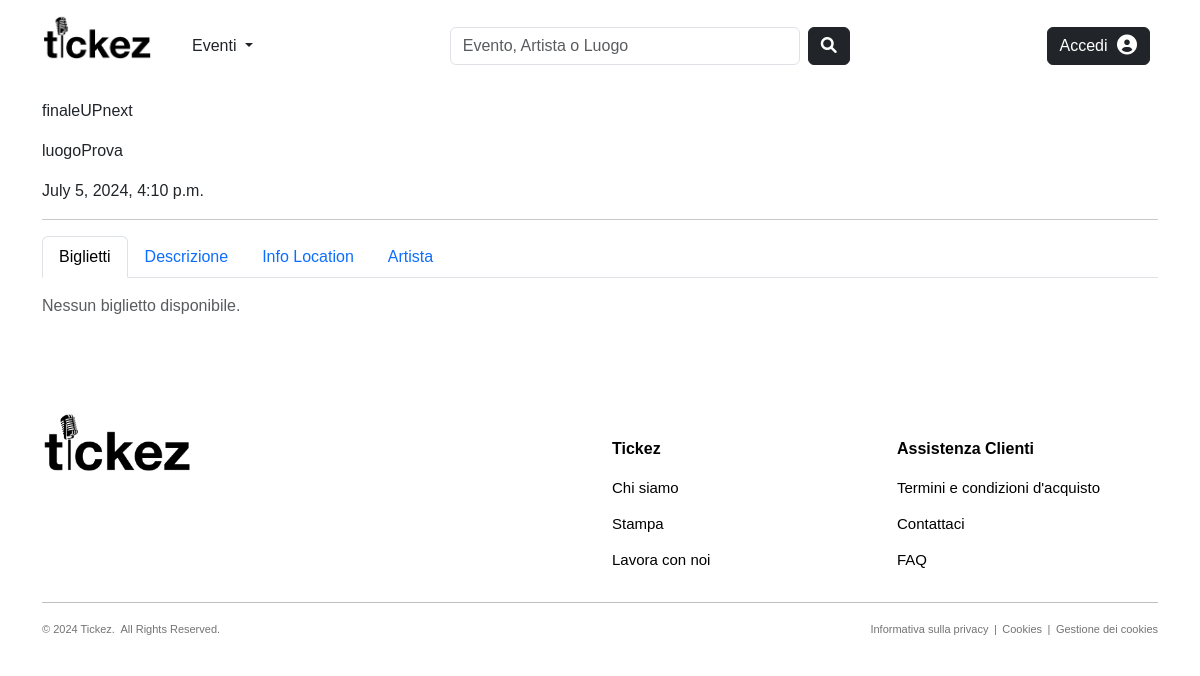
/products/events/finaleupnext-5/, run on the app's committed database.
### products/models.py (models this page shows, shortened)
class Evento(models.Model):
    CATEGORY_CHOICES = [
        ('Concerti', 'Concerti'),
        ('Festival', 'Festival'),
        ('Teatro', 'Teatro')
    ]
    nome = models.CharField(max_length=100, null=False, blank=False)
    slug = models.SlugField(max_length=200, null=False, unique=True, blank=True)
    categoria = models.CharField(max_length=100, choices=CATEGORY_CHOICES, null=False, blank=False)
    descrizione = models.TextField(null=True, blank=True, default='')
    data_ora = models.DateTimeField(null=False, blank=False, default=timezone.now)
    organizzatore = models.ForeignKey(to='users.Organizzatore', on_delete=models.CASCADE, null=False, blank=False, related_name='eventi_organizzati')
    luogo = models.ForeignKey(to='common.Luogo', on_delete=models.CASCADE, null=False, blank=False, related_name='eventi_programmati')
    followers = models.ManyToManyField(to='users.Utente', blank=True, default=None, related_name='eventi_preferiti')
    class Meta:
        verbose_name_plural = 'Eventi'

### common/models.py (models this page shows, shortened)
class Luogo(models.Model):
    nome = models.CharField(max_length=50, null=False, blank=False)
    slug = models.SlugField(max_length=200, null=False, unique=True, blank=True)
    indirizzo = models.CharField(max_length=255)
    capienza_persone = models.PositiveIntegerField()
    citta = models.CharField(max_length=100)
    stato = models.CharField(max_length=100)
    codice_postale = models.CharField(max_length=30)
    followers = models.ManyToManyField(to='users.Utente', blank=True, default=None, related_name='luoghi_preferiti')
    affittuari = models.ManyToManyField(to='users.Organizzatore', blank=True, default=None, related_name='luoghi_affittati')
    def get_absolute_url(self):
        return reverse("common:venue-details", kwargs={"slug": self.slug, "pk": self.pk})
    class Meta:
        verbose_name_plural = 'Luoghi'

### products/views.py (the view)
# urls.py: path('events/<slug:slug>-<int:pk>/', views.EventDetailView.as_view(), name="event-details"),
class EventDetailView(DetailView):
    model = Evento
    template_name = "products/event_details.html"
    def get_context_data(self, **kwargs):
        context = super().get_context_data(**kwargs)
        context['title'] = str(self.get_object().organizzatore) + ' - ' + self.get_object().nome
        context['tickets'] = self.get_object().biglietti_disponibili.all()
        context['range_dropdown'] = range(0, 6)
        context['name_change'] = self.get_object().data_ora - timedelta(days=15)
        return context

### users/models.py (called while the page is built)
    def __str__(self):
        return self.nome

    def get_absolute_url(self):
        return reverse("users:artist-details", kwargs={"slug": self.slug, "pk": self.pk})

### products/templates/products/event_details.html (shortened to what this page needs)
{% extends "base.html" %}
{% block content %}
    <div class="container">
        <p>{{object.nome}}</p>
        <p>{{object.luogo.nome}}</p>
        <p>{{object.data_ora}}</p>
        <hr>
        <ul class="nav nav-tabs" id="myTab" role="tablist">
          <li class="nav-item" role="presentation">
            <button class="nav-link active" id="tickets-tab" data-bs-toggle="tab" data-bs-target="#tickets" type="button" role="tab" aria-controls="tickets" aria-selected="true">Biglietti</button>
          </li>
          <li class="nav-item" role="presentation">
            <button class="nav-link" id="description-tab" data-bs-toggle="tab" data-bs-target="#description" type="button" role="tab" aria-controls="description" aria-selected="true">Descrizione</button>
          </li>
          <li class="nav-item" role="presentation">
            <button class="nav-link" id="location-tab" data-bs-toggle="tab" data-bs-target="#location" type="button" role="tab" aria-controls="location" aria-selected="false">Info Location</button>
          </li>
          <li class="nav-item" role="presentation">
            <button class="nav-link" id="artist-tab" data-bs-toggle="tab" data-bs-target="#artist" type="button" role="tab" aria-controls="artist" aria-selected="false">Artista</button>
          </li>
        </ul>
        <div class="tab-content">
          <div class="tab-pane active" id="tickets" role="tabpanel" aria-labelledby="tickets-tab">
            <form method="POST" action="#"> {% csrf_token %}
              {% for t in tickets %}
                <div class="ticket-row d-flex justify-content-between align-items-center mb-3">
                  <div>
                    <strong class="{% if t.quantita == 0 %}text-muted{% endif %}">{{ t.tipologia }}</strong>
                    <p class="{% if t.quantita == 0 %}text-muted{% endif %}">{{ t.descrizione }}</p>
                  </div>
                  {% if t.quantita == 0 %}
                    <div class="text-muted">
                      <span class="me-3 mt-3">Non disponibile</span>
                    </div>
                  {% else %}
                    <div class="d-flex align-items-center">
                      <span class="me-3">{{ t.prezzo }} €</span>
                      <select class="form-select me-3" name="quantita_{{ t.nome }}" style="width: auto;">
                        {% for i in range_dropdown %}
                          <option value="{{ i }}">{{ i }}</option>
                        {% endfor %}
                      </select>
                    </div>
                  {% endif %}
                </div>
              {% empty %}
                <p class="mt-3 text-muted">Nessun biglietto disponibile.</p>
              {% endfor %}
            </form>
          </div>
        </div>
    </div>
{% endblock %}

### static/css/style.css (style rules this page uses)
body { font-family: 'Helvetica', 'Arial', sans-serif; }

### data on the page
Evento: nome "finaleUPnext", luogo.nome "luogoProva", data_ora "July 5, 2024, 4:10 p.m."
